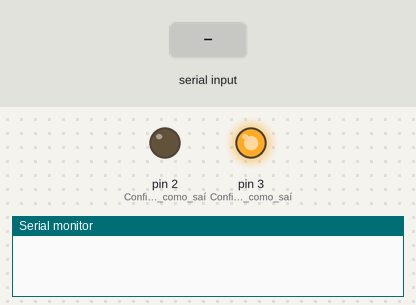
Bench run of a sketch on a simulated Arduino Leonardo, built with avr-gcc and run on an emulated ATmega32U4. Parts: output pins drawn as LEDs (lit = HIGH), the last lines printed to the serial monitor. Inputs (shaded band) come from the test bench.

Above: at 1.2 s.
1.3 s: "q" received over Serial
At 1.6 s:
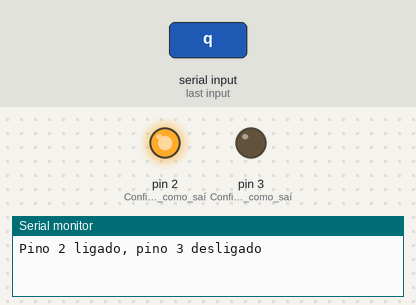
2.8 s: "r" received over Serial
At 4.0 s:
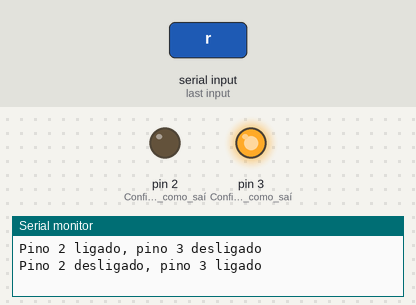
Timing chart, 0 to 5.8 s (numbered marks = the images above; inputs shaded):
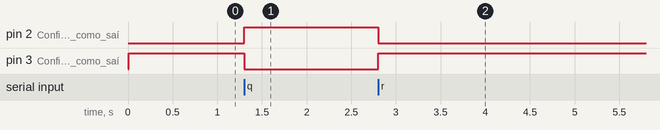

Measured:
- after the input at 1.3 s, pin 2 (Configura_pino_2_como_saí): LOW → HIGH at once; pin 3 (Configura_pino_3_como_saí): HIGH → LOW at once
- after the input at 2.8 s, pin 2 (Configura_pino_2_como_saí): HIGH → LOW at once; pin 3 (Configura_pino_3_como_saí): LOW → HIGH at once

The sketch:

teste.ino
```cpp
void setup() {
  Serial.begin(9600); // Inicia a comunicação serial com baud rate de 9600
  while (!Serial) {
    ; // Aguarda a conexão serial (necessário para alguns modelos como Leonardo)
  }
  pinMode(2, OUTPUT); // Configura pino 2 como saída
  pinMode(3, OUTPUT); // Configura pino 3 como saída
  digitalWrite(2, LOW); // Inicialmente, pino 2 desligado
  digitalWrite(3, HIGH); // Inicialmente, pino 3 ligado (tecla 'q' não pressionada)
}

void loop() {
  if (Serial.available() > 0) {
    char command = Serial.read(); // Lê o comando recebido
    if (command == 'q') {
      digitalWrite(2, HIGH); // Liga o pino 2
      digitalWrite(3, LOW);  // Desliga o pino 3
      Serial.println("Pino 2 ligado, pino 3 desligado");
    } else if (command == 'r') {
      digitalWrite(2, LOW);  // Desliga o pino 2
      digitalWrite(3, HIGH); // Liga o pino 3
      Serial.println("Pino 2 desligado, pino 3 ligado");
    }
  }
}
```
